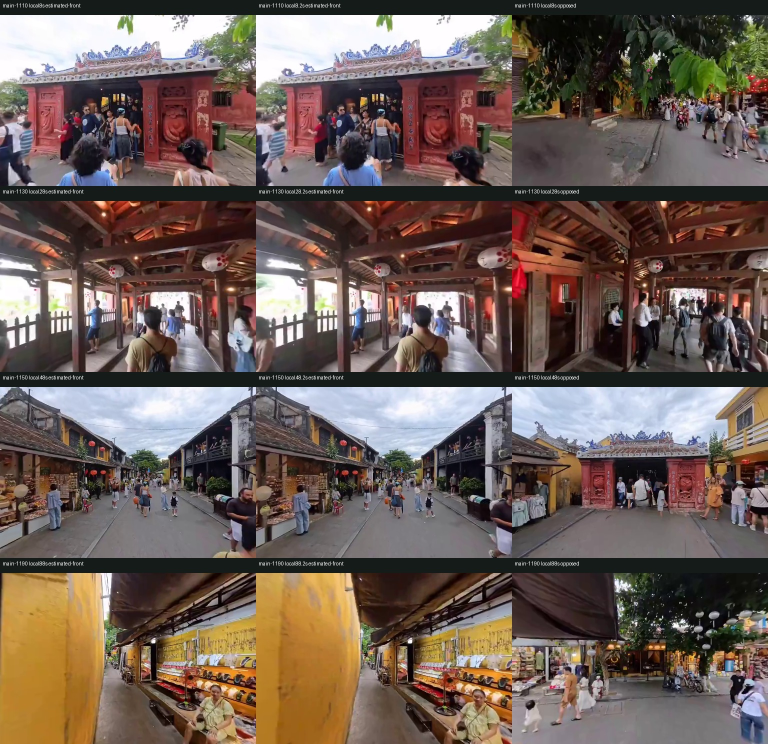
#> input picture cities/hoian/test/review/evidence/direction-spans-w73-20261103/flagged-spans-contact.jpg, 1536 x 1488 px, given in place of phone-first.jpg, which was not available (shown at 1/2 size)
$ python project-match.py evidence/direction-spans-w73-20261103/flagged-spans-contact.jpg
#> lines starting #> are read from the running program, lines starting #| are printed output that depends on the picture
import cv2,numpy as np,json,math,sys
from pathlib import Path
r=Path(__file__).parent
phone=cv2.imread(str(r/'phone-first.jpg'))[310:665,:]
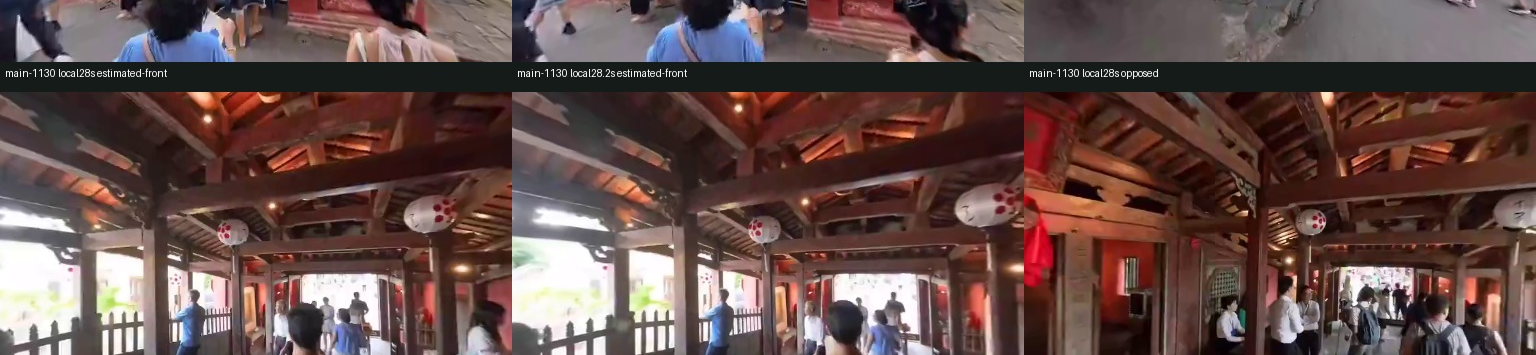
#> phone: shape (355, 1536, 3); mean B, G, R 73.4, 76.8, 100.3
sift=cv2.SIFT_create(nfeatures=1500);kp,dp=sift.detectAndCompute(phone,None)
#> after `kp, dp = sift.detectAndCompute(phone, None)`: kp = 1500 keypoints; strongest (x, y, size): (1327, 97, 8.3), (1135, 74, 1.9), (1140, 74, 1.8), (738, 108, 5.4)
w,h=512,824;y,x=np.mgrid[0:h,0:w].astype(np.float32);f=h/(2*np.tan(np.radians(75)/2));vx=(x-w/2)/f;vy=-(y-h/2)/f;vz=np.ones_like(x);norm=np.sqrt(vx*vx+vy*vy+vz*vz)
best=[]
#> (the run stopped early here; a loop or call above may not have finished)

$ run again, on cities/hoian/test/review/evidence/direction-spans-w73-20261103/late-heading-contact.jpg
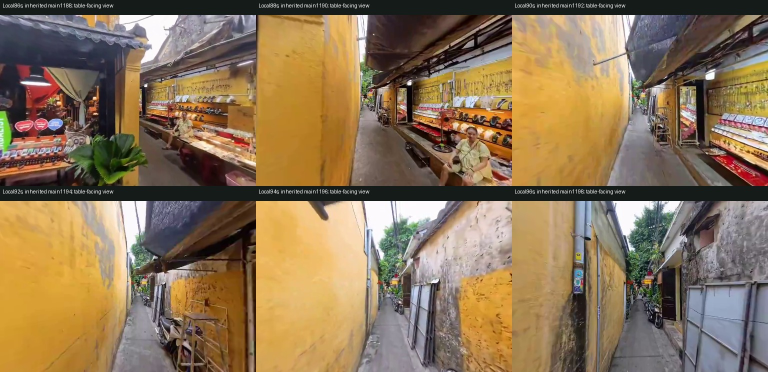
#> input picture cities/hoian/test/review/evidence/direction-spans-w73-20261103/late-heading-contact.jpg, 1536 x 744 px, given in place of phone-first.jpg, which was not available (shown at 1/2 size)
#> `phone=cv2.imread(str(r/'phone-first.jpg'))[310:665,:]`:
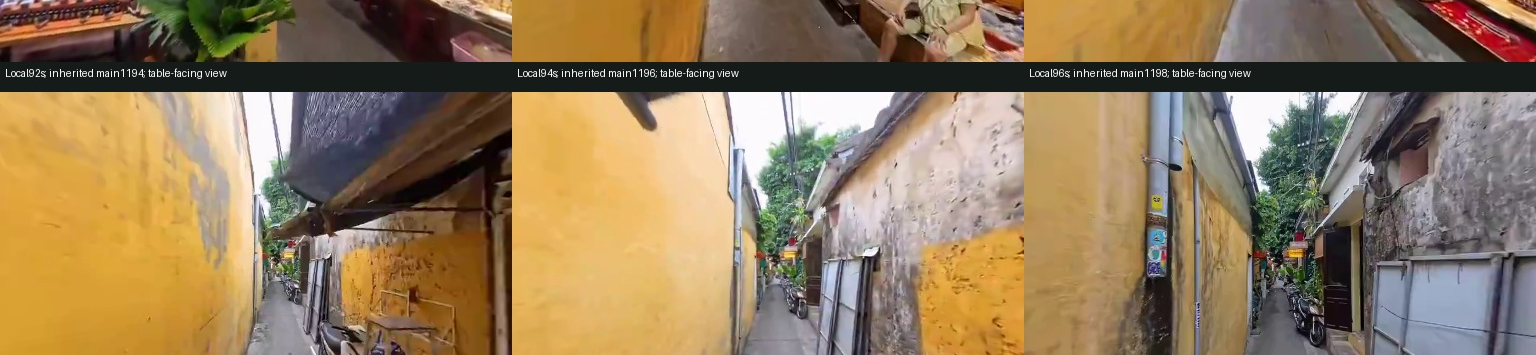
#> phone: shape (355, 1536, 3); mean B, G, R 92.2, 123.4, 145.8
#> kp = 1500 keypoints; strongest (x, y, size): (1259, 117, 36.9), (1320, 93, 1.9), (1341, 103, 19.2), (296, 286, 2.4)
